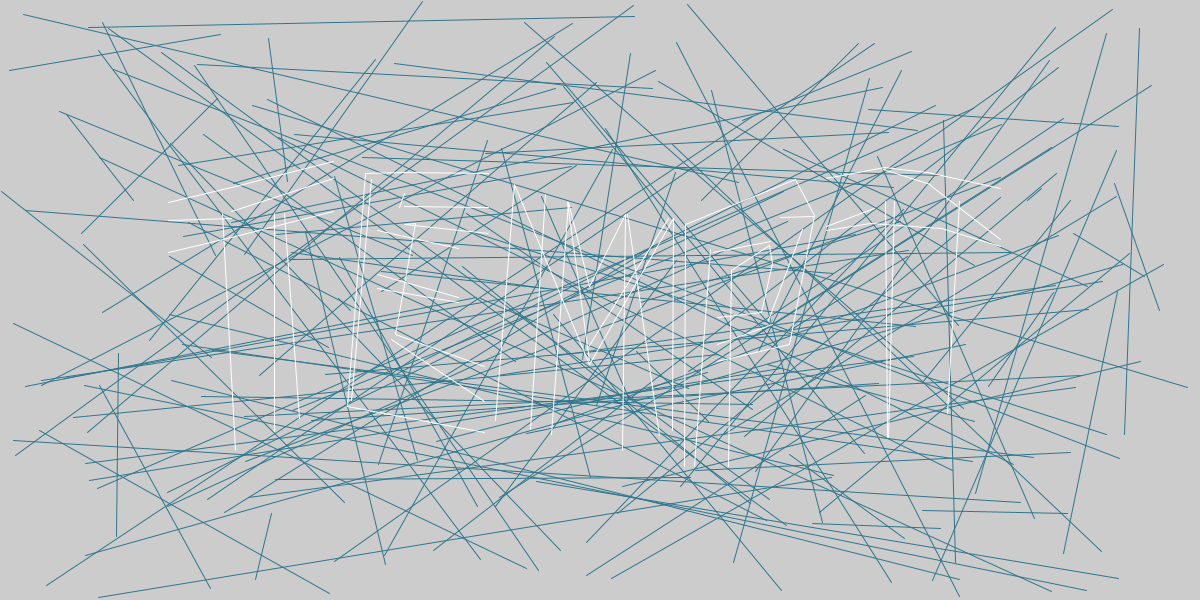
Frame 1 (no input)
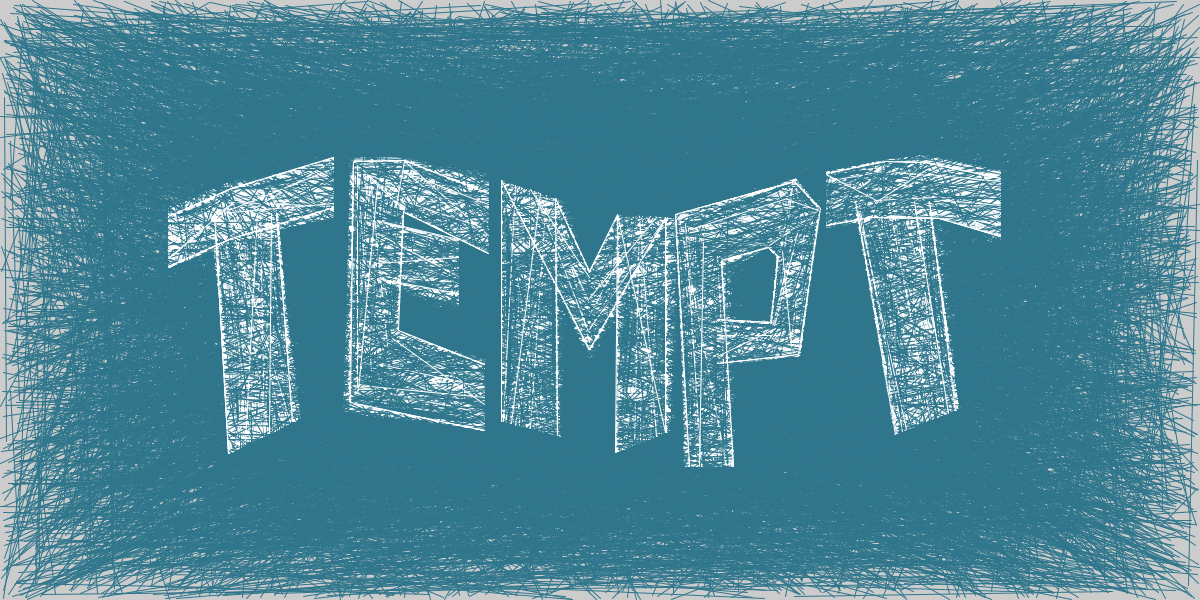
Frame 60 (the mouse pressed at the canvas centre just before this capture)
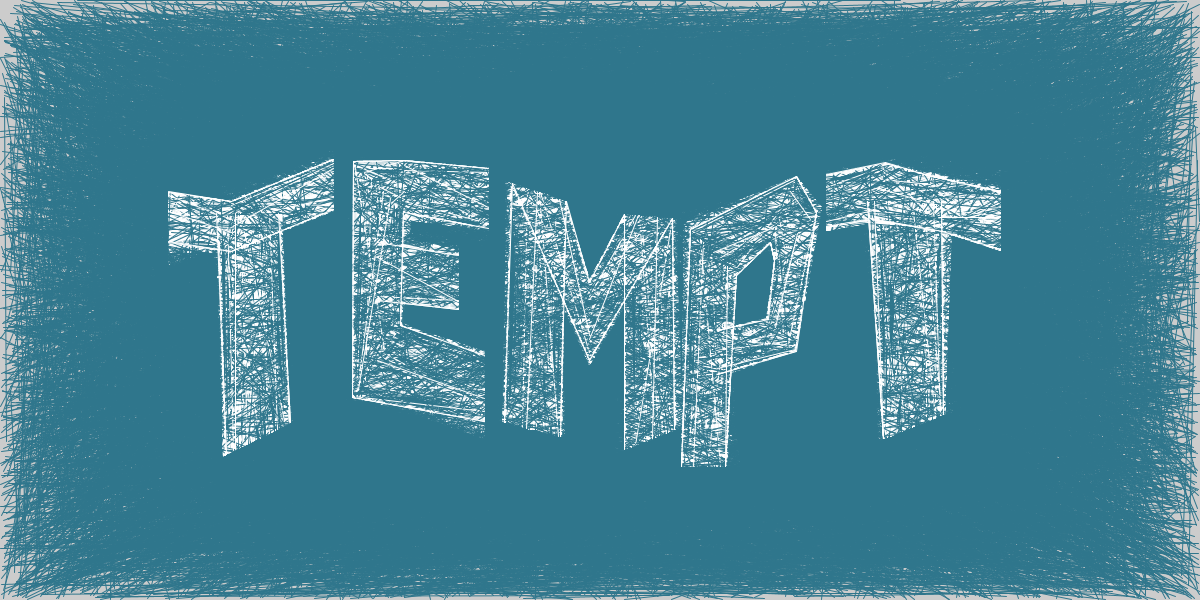
Frame 120 (the mouse held since frame 60 and released just before this capture)

The Processing sketch that drew these frames (run headless with seeded random() and noise(); from frame 60 on, the mouse is pressed at the canvas centre):

// Processing sketch: InkLeakLib
// ── InkLeakLib.pde
InkLeakCanvas canvas;
Timer t;
Timer t2;
void setup() {
  size(1200, 600);
  delay(3000);
  canvas = new InkLeakCanvas();
  canvas.do_border = true;
  t = new Timer();
  t2 = new Timer();
  canvas.start(new Node(168, 231, 50, PI / 2));
  canvas.extend(new Node(231, 222, 50, PI / 2));
  canvas.extend(new Node(333, 188, 50, PI / 2));
  canvas.start(new Node(262, 213, 63, 0));
  canvas.extend(new Node(new PVector(296, 420), new PVector(230, 453)));
  canvas.start(new Node(488, 208, 60, PI / 2));
  canvas.extend(new Node(404, 186, 53, PI / 2));
  canvas.extend(new Node(new PVector(352, 160), new PVector(404, 212)), true);
  canvas.extend(new Node(new PVector(401, 325), new PVector(352, 399)));
  // canvas.extend(new Node(new PVector(455, 337), new PVector(448, 407)));
  canvas.extend(new Node(new PVector(484, 349), new PVector(484, 415)));
  canvas.start(new Node(377, 261, 58, PI / 2));
  canvas.extend(new Node(458, 276, 55, PI / 2));
  canvas.start(new Node(new PVector(500, 420), new PVector(557, 436)));
  canvas.extend(new Node(new PVector(503, 180), new PVector(559, 200)));
  canvas.extend(new Node(new PVector(590, 276), new PVector(589, 356)));
  canvas.extend(new Node(new PVector(616, 214), new PVector(665, 219)));
  canvas.extend(new Node(new PVector(619, 452), new PVector(670, 431)));
  canvas.start(new Node(712, 466, 45, 0));
  canvas.extend(new Node(new PVector(684, 223), new PVector(731, 270)));
  canvas.extend(new Node(new PVector(761, 264), new PVector(789, 196)));
  canvas.extend(new Node(new PVector(768, 267), new PVector(812, 217)));
  canvas.extend(new Node(new PVector(763, 315), new PVector(793, 348)));
  canvas.extend(new Node(717, 341, 45, PI / 2));
  canvas.start(new Node(826, 201, 52, - PI / 2));
  canvas.extend(new Node(new PVector(871, 220), new PVector(886, 163)), true);
  canvas.extend(new Node(new PVector(940, 219), new PVector(925, 162)));
  canvas.extend(new Node(1000, 207, 58, - PI / 2), true);
  canvas.start(new Node(905, 201, 74, 0));
  canvas.extend(new Node(new PVector(883, 439), new PVector(945, 413)))
    //    .setWiggleSize(200)
    //    .setWiggleSpeed(6)
    ;
  /* the ■
   Node n1 = canvas.start(new Node(new PVector(983, 249), new PVector(976, 343)));
   canvas.extend(new Node(new PVector(1041, 272), new PVector(1091, 285)));
   canvas.extend(new Node(new PVector(1079, 352), new PVector(1093, 412)));
   Node n2 = canvas.extend(new Node(new PVector(1039, 421), new PVector(982, 450)));
   canvas.link(n1, n2);
   */
}

float density = .25f;
void draw() {
  while (t.spin(550)) {
    density = 0f;
    canvas.edge_times = 15;
  }
  while (t2.spin(16)) {
    density += .015f;
    canvas.edge_times --;
    if (density >= .25f) {
        density = .25f;
    }
    if (canvas.edge_times == 0) {
        canvas.edge_times = 1;
    }
  }
  stroke(#2F768C);
  echoClear(density);
  stroke(255);
  canvas.wiggleAndDraw();
}

// ── InkLeak.pde
/*
 maybe features:
    random occurance of angle += PI
 */
final int WIGGLE_NOISE_UNCORRELATE = 100;

class Node {
  public int x;
  public int y;
  public float angle;
  public int length;
  public int wiggle_speed = 2;
  public int wiggle_size;
  public int effective_x;
  public int effective_y;

  protected float noise_phase = 0f;

  public Node(int x, int y, int length, float angle) {
    this.x = x;
    this.y = y;
    this.effective_x = x;
    this.effective_y = y;
    this.length = length;
    this.angle = angle;
    this.noise_phase = random(WIGGLE_NOISE_UNCORRELATE);
    this.wiggle_size = (int) (length * .9f);
  }

  public Node(int x, int y, int length) {
    this(x, y, length, 0);
  }

  public Node(PVector a, PVector b) {
    this(
      (int) ((a.x + b.x) / 2), 
      (int) ((a.y + b.y) / 2), 
      (int) sqrt(sq(a.x - b.x) + sq(a.y - b.y)), 
      b.sub(a).heading()
      );
  }

  public void doWiggle() {
    if (this.wiggle_speed != 0) {
      this.noise_phase += (float) this.wiggle_speed * 0.01f;
      float offset = (noise(this.noise_phase) - .5f) * (float) this.wiggle_size;
      this.effective_x = this.x + (int) (offset * cos(this.angle));
      this.effective_y = this.y + (int) (offset * sin(this.angle));
    }
  }

  public PVector sample() {
    float beta = random(this.length) - (float) this.length * .5f;
    return new PVector(
      this.effective_x + (int) (beta * cos(this.angle)), 
      this.effective_y + (int) (beta * sin(this.angle)) 
      );
  }

  public void correlateNoise(Node that) {
    this.noise_phase = that.noise_phase;
  }

  public void orientWith(Node that) {
    PVector perpendi = new PVector(this.y - that.y, that.x - this.x);
    if (
      PVector.fromAngle(this.angle).dot(perpendi)
      * PVector.fromAngle(that.angle).dot(perpendi)
      < 0
      ) {
      this.angle += PI;
    }
  }

  public Node setWiggleSize(int x) {
    this.wiggle_size = x;
    return this;
  }

  public Node setWiggleSpeed(int x) {
    this.wiggle_speed = x;
    return this;
  }
}

class Edge {
  public Node nodeA;
  public Node nodeB;
  public InkLeakCanvas canvas;

  public Edge(InkLeakCanvas canvas, Node a, Node b) {
    this.canvas = canvas;
    this.nodeA = a;
    this.nodeB = b;
  }

  public void draw() {
    PVector pointA;
    PVector pointB;
    for (int i = 0; i < this.canvas.edge_times; i ++) {
      pointA = this.nodeA.sample();
      pointB = this.nodeB.sample();
      line(pointA.x, pointA.y, pointB.x, pointB.y);
    }
    if (this.canvas.do_border) {
      int hori_a = int(this.nodeA.length * cos(this.nodeA.angle) / 2);
      int vert_a = int(this.nodeA.length * sin(this.nodeA.angle) / 2);
      int hori_b = int(this.nodeB.length * cos(this.nodeB.angle) / 2);
      int vert_b = int(this.nodeB.length * sin(this.nodeB.angle) / 2);
      line(
        this.nodeA.effective_x - hori_a, this.nodeA.effective_y - vert_a, 
        this.nodeB.effective_x - hori_b, this.nodeB.effective_y - vert_b
        );
      line(
        this.nodeA.effective_x + hori_a, this.nodeA.effective_y + vert_a, 
        this.nodeB.effective_x + hori_b, this.nodeB.effective_y + vert_b
        );
    }
  }
}

class InkLeakCanvas {
  public ArrayList<Node> nodes;
  public ArrayList<Edge> edges;
  public int edge_times = 1;
  public boolean do_border = true;

  private Node lastNode = null;

  public InkLeakCanvas() {
    this.nodes = new ArrayList<Node>();
    this.edges = new ArrayList<Edge>();
  }

  public Node add(Node node) {
    this.nodes.add(node);
    return node;
  }

  public Edge link(Node a, Node b) {
    Edge edge = new Edge(this, a, b);
    this.edges.add(edge);
    return edge;
  }

  public Node extend(Node node, boolean do_correlate_noise) {
    if (do_correlate_noise) {
      node.correlateNoise(this.lastNode);
    }
    node.orientWith(this.lastNode);
    this.add(node);
    this.link(this.lastNode, node);
    this.lastNode = node;
    return node;
  }

  public Node extend(Node node) {
    return this.extend(node, false);
  }

  public Node start(Node node) {
    this.add(node);
    this.lastNode = node;
    return node;
  }

  public void wiggleAndDraw() {
    for (Node node : this.nodes) {
      node.doWiggle();
    }
    for (Edge edge : this.edges) {
      edge.draw();
    }
  }
}

void echoClear(float density, int x1, int y1, int x2, int y2) {
  int w = x2 - x1;
  int h = y2 - y1;
  int times = (int) ((float) abs(h) * density);
  for (int i = 0; i < times; i ++) {
    line(
      random(w) + x1, 
      random(h) + y1, 
      random(w) + x1, 
      random(h) + y1
      );
  }
}

void echoClear(float density) {
  echoClear(density, 0, 0, width, height);
}

void echoClear(String mode) {
  float density;
  if (mode.equals("low")) {
    density = .015;
  } else if (mode.equals("mid")) {
    density = .15;
  } else if (mode.equals("high")) {
    density = .25;
  } else {
    density = .15;
    println("Warning: echoClear input mismatch");
  }
  echoClear(density, 0, 0, width, height);
}


// ── TImer.pde
class Timer {
    public int time;
    
    public Timer() {
        this.setNow();
    }
    
    public void setNow() {
        this.time = millis();
    }
    
    public boolean spin(int mil) {
        // do something like while(timer.spin(16))
        int delta = millis() - this.time;
        if (delta >= mil) {
            this.time += mil;
            return true;
        }
        return false;
    }
}
